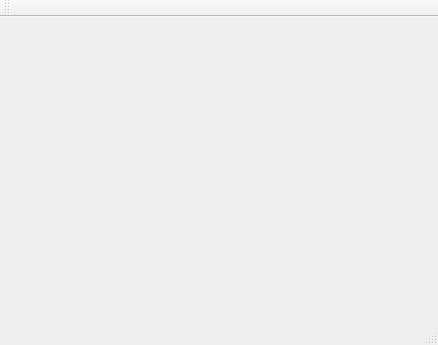
<?xml version="1.0" encoding="UTF-8"?>
<ui version="4.0">
 <class>MainWindow</class>
 <widget class="QMainWindow" name="MainWindow">
  <property name="geometry">
   <rect>
    <x>0</x>
    <y>0</y>
    <width>438</width>
    <height>345</height>
   </rect>
  </property>
  <property name="windowTitle">
   <string>MainWindow</string>
  </property>
  <widget class="QWidget" name="centralWidget"/>
  <widget class="QMenuBar" name="menuBar">
   <property name="geometry">
    <rect>
     <x>0</x>
     <y>0</y>
     <width>438</width>
     <height>26</height>
    </rect>
   </property>
  </widget>
  <widget class="QToolBar" name="mainToolBar">
   <attribute name="toolBarArea">
    <enum>TopToolBarArea</enum>
   </attribute>
   <attribute name="toolBarBreak">
    <bool>false</bool>
   </attribute>
  </widget>
  <widget class="QStatusBar" name="statusBar"/>
 </widget>
 <layoutdefault spacing="6" margin="11"/>
 <resources/>
 <connections/>
</ui>
